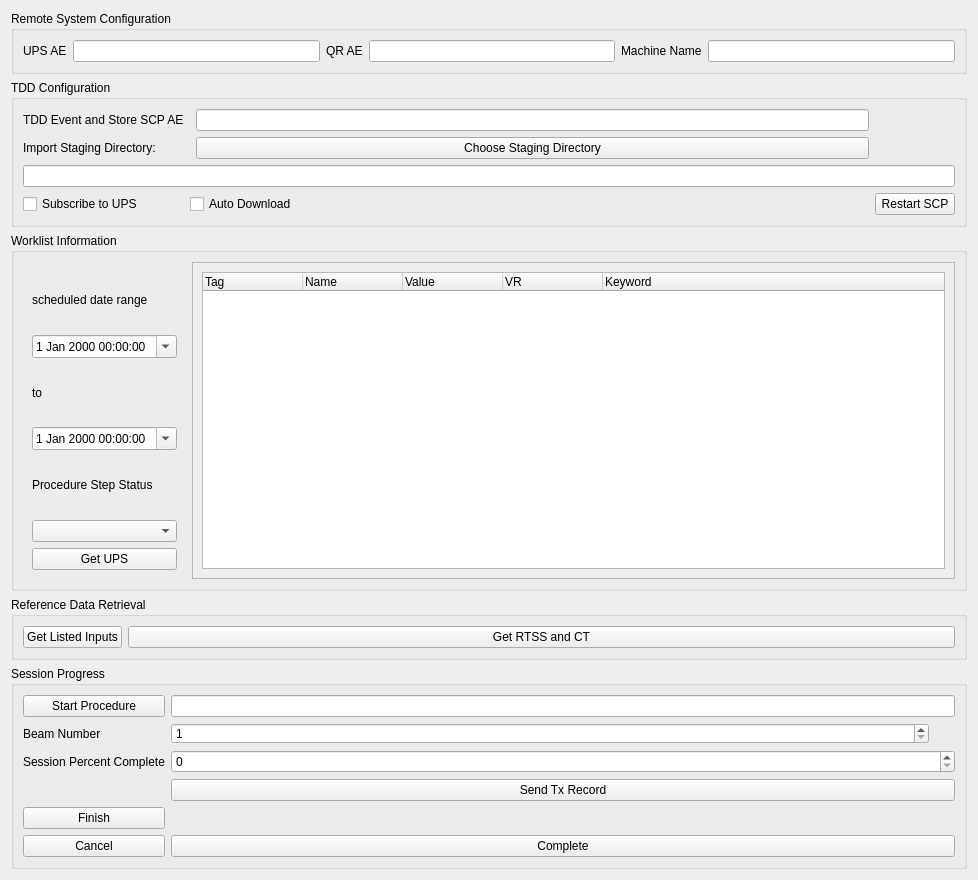
<?xml version="1.0" encoding="UTF-8"?>
<ui version="4.0">
 <class>MainTDDWidget</class>
 <widget class="QWidget" name="MainTDDWidget">
  <property name="geometry">
   <rect>
    <x>0</x>
    <y>0</y>
    <width>978</width>
    <height>880</height>
   </rect>
  </property>
  <property name="windowTitle">
   <string>Treatment Delivery Device Emulator</string>
  </property>
  <layout class="QFormLayout" name="formLayout">
   <item row="0" column="0" colspan="2">
    <widget class="QGroupBox" name="group_box_aes_and_machine">
     <property name="title">
      <string>Remote System Configuration</string>
     </property>
     <layout class="QGridLayout" name="gridLayout">
      <item row="0" column="5">
       <widget class="QLineEdit" name="machine_name_line_edit"/>
      </item>
      <item row="0" column="4">
       <widget class="QLabel" name="machine_name_label">
        <property name="text">
         <string>Machine Name</string>
        </property>
       </widget>
      </item>
      <item row="0" column="2">
       <widget class="QLabel" name="qr_ae_label">
        <property name="text">
         <string>QR AE</string>
        </property>
       </widget>
      </item>
      <item row="0" column="3">
       <widget class="QLineEdit" name="qr_ae_line_edit"/>
      </item>
      <item row="0" column="0">
       <widget class="QLabel" name="ups_ae_label">
        <property name="text">
         <string>UPS AE</string>
        </property>
       </widget>
      </item>
      <item row="0" column="1">
       <widget class="QLineEdit" name="ups_ae_line_edit"/>
      </item>
     </layout>
    </widget>
   </item>
   <item row="1" column="0" colspan="2">
    <widget class="QGroupBox" name="group_box_tdd_scp">
     <property name="title">
      <string>TDD Configuration</string>
     </property>
     <layout class="QGridLayout" name="gridLayout_2">
      <item row="1" column="2">
       <widget class="QPushButton" name="import_staging_directory_push_button">
        <property name="text">
         <string>Choose Staging Directory</string>
        </property>
       </widget>
      </item>
      <item row="3" column="1" colspan="2">
       <widget class="QCheckBox" name="auto_download_checkbox">
        <property name="text">
         <string>Auto Download</string>
        </property>
       </widget>
      </item>
      <item row="2" column="0" colspan="4">
       <widget class="QLineEdit" name="import_staging_dir_line_edit"/>
      </item>
      <item row="0" column="0">
       <widget class="QLabel" name="tdd_ae_label">
        <property name="text">
         <string>TDD Event and Store SCP AE</string>
        </property>
       </widget>
      </item>
      <item row="1" column="0">
       <widget class="QLabel" name="label">
        <property name="text">
         <string>Import Staging Directory:</string>
        </property>
       </widget>
      </item>
      <item row="0" column="2">
       <widget class="QLineEdit" name="tdd_ae_line_edit"/>
      </item>
      <item row="3" column="0">
       <widget class="QCheckBox" name="subscribe_ups_checkbox">
        <property name="text">
         <string>Subscribe to UPS</string>
        </property>
       </widget>
      </item>
      <item row="3" column="3">
       <widget class="QPushButton" name="tdd_restart_push_button">
        <property name="text">
         <string>Restart SCP</string>
        </property>
       </widget>
      </item>
     </layout>
    </widget>
   </item>
   <item row="3" column="0" colspan="2">
    <widget class="QGroupBox" name="groupBox">
     <property name="title">
      <string>Reference Data Retrieval</string>
     </property>
     <layout class="QFormLayout" name="formLayout_2">
      <item row="0" column="0">
       <widget class="QPushButton" name="get_listed_inputs_push_button">
        <property name="toolTip">
         <string extracomment="Will retrieve from all UPS">Will retrieve from all UPS</string>
        </property>
        <property name="whatsThis">
         <string extracomment="Button to get all references from Input Information Sequence">Button to get all references from Input Information Sequence</string>
        </property>
        <property name="text">
         <string>Get Listed Inputs</string>
        </property>
       </widget>
      </item>
      <item row="0" column="1">
       <widget class="QPushButton" name="get_rtss_and_ct_push_button">
        <property name="toolTip">
         <string>Will retrieve from all UPS</string>
        </property>
        <property name="text">
         <string>Get RTSS and CT</string>
        </property>
       </widget>
      </item>
     </layout>
    </widget>
   </item>
   <item row="2" column="0" colspan="2">
    <widget class="QGroupBox" name="groupBox_2">
     <property name="sizePolicy">
      <sizepolicy hsizetype="Expanding" vsizetype="Expanding">
       <horstretch>0</horstretch>
       <verstretch>0</verstretch>
      </sizepolicy>
     </property>
     <property name="title">
      <string>Worklist Information</string>
     </property>
     <layout class="QFormLayout" name="formLayout_3">
      <property name="sizeConstraint">
       <enum>QLayout::SetNoConstraint</enum>
      </property>
      <property name="fieldGrowthPolicy">
       <enum>QFormLayout::ExpandingFieldsGrow</enum>
      </property>
      <property name="horizontalSpacing">
       <number>-1</number>
      </property>
      <property name="verticalSpacing">
       <number>-1</number>
      </property>
      <item row="0" column="0">
       <widget class="QFrame" name="group_box_cfind_request_and_response">
        <property name="sizePolicy">
         <sizepolicy hsizetype="Expanding" vsizetype="Expanding">
          <horstretch>0</horstretch>
          <verstretch>0</verstretch>
         </sizepolicy>
        </property>
        <property name="minimumSize">
         <size>
          <width>0</width>
          <height>0</height>
         </size>
        </property>
        <layout class="QGridLayout" name="gridLayout_4">
         <item row="3" column="0">
          <widget class="QDateTimeEdit" name="latest_date_time_edit">
           <property name="enabled">
            <bool>true</bool>
           </property>
           <property name="calendarPopup">
            <bool>true</bool>
           </property>
          </widget>
         </item>
         <item row="6" column="0">
          <widget class="QPushButton" name="push_button_get_ups">
           <property name="text">
            <string>Get UPS</string>
           </property>
          </widget>
         </item>
         <item row="1" column="0">
          <widget class="QDateTimeEdit" name="soonest_date_time_edit">
           <property name="calendarPopup">
            <bool>true</bool>
           </property>
          </widget>
         </item>
         <item row="0" column="0">
          <widget class="QLabel" name="scheduled_date_label">
           <property name="text">
            <string>scheduled date range</string>
           </property>
          </widget>
         </item>
         <item row="4" column="0">
          <widget class="QLabel" name="step_status_label">
           <property name="text">
            <string>Procedure Step Status</string>
           </property>
          </widget>
         </item>
         <item row="2" column="0">
          <widget class="QLabel" name="schedule_to_label">
           <property name="text">
            <string>to</string>
           </property>
          </widget>
         </item>
         <item row="5" column="0">
          <widget class="QComboBox" name="step_status_combo_box">
           <property name="maxVisibleItems">
            <number>6</number>
           </property>
           <property name="maxCount">
            <number>6</number>
           </property>
          </widget>
         </item>
        </layout>
       </widget>
      </item>
      <item row="0" column="1">
       <widget class="QScrollArea" name="scrollArea">
        <property name="layoutDirection">
         <enum>Qt::LeftToRight</enum>
        </property>
        <property name="sizeAdjustPolicy">
         <enum>QAbstractScrollArea::AdjustToContents</enum>
        </property>
        <property name="widgetResizable">
         <bool>true</bool>
        </property>
        <property name="alignment">
         <set>Qt::AlignCenter</set>
        </property>
        <widget class="QWidget" name="scrollAreaWidgetContents">
         <property name="geometry">
          <rect>
           <x>0</x>
           <y>0</y>
           <width>706</width>
           <height>238</height>
          </rect>
         </property>
         <layout class="QHBoxLayout" name="horizontalLayout_2">
          <item>
           <widget class="QTreeWidget" name="ups_response_tree_widget">
            <property name="layoutDirection">
             <enum>Qt::LeftToRight</enum>
            </property>
            <property name="alternatingRowColors">
             <bool>true</bool>
            </property>
            <property name="sortingEnabled">
             <bool>false</bool>
            </property>
            <property name="wordWrap">
             <bool>false</bool>
            </property>
            <property name="columnCount">
             <number>5</number>
            </property>
            <attribute name="headerShowSortIndicator" stdset="0">
             <bool>false</bool>
            </attribute>
            <attribute name="headerStretchLastSection">
             <bool>true</bool>
            </attribute>
            <column>
             <property name="text">
              <string notr="true">Tag</string>
             </property>
            </column>
            <column>
             <property name="text">
              <string>Name</string>
             </property>
            </column>
            <column>
             <property name="text">
              <string>Value</string>
             </property>
            </column>
            <column>
             <property name="text">
              <string>VR</string>
             </property>
            </column>
            <column>
             <property name="text">
              <string>Keyword</string>
             </property>
            </column>
           </widget>
          </item>
         </layout>
        </widget>
       </widget>
      </item>
     </layout>
    </widget>
   </item>
   <item row="5" column="0" colspan="2">
    <widget class="QGroupBox" name="groupBox_3">
     <property name="title">
      <string>Session Progress</string>
     </property>
     <layout class="QGridLayout" name="gridLayout_3">
      <item row="0" column="0">
       <widget class="QPushButton" name="in_progress_button">
        <property name="text">
         <string>Start Procedure</string>
        </property>
       </widget>
      </item>
      <item row="0" column="1">
       <widget class="QLineEdit" name="transaction_uid_line_edit">
        <property name="readOnly">
         <bool>true</bool>
        </property>
       </widget>
      </item>
      <item row="1" column="0">
       <widget class="QLabel" name="beam_number_label">
        <property name="text">
         <string>Beam Number</string>
        </property>
       </widget>
      </item>
      <item row="1" column="1">
       <widget class="QSpinBox" name="beam_number_spin_box">
        <property name="maximumSize">
         <size>
          <width>758</width>
          <height>21</height>
         </size>
        </property>
        <property name="minimum">
         <number>1</number>
        </property>
       </widget>
      </item>
      <item row="2" column="0">
       <widget class="QLabel" name="session_percent_label">
        <property name="text">
         <string>Session Percent Complete</string>
        </property>
       </widget>
      </item>
      <item row="2" column="1">
       <widget class="QSpinBox" name="session_percent_spin_box">
        <property name="maximum">
         <number>100</number>
        </property>
       </widget>
      </item>
      <item row="4" column="0">
       <widget class="QPushButton" name="final_update_button">
        <property name="text">
         <string>Finish</string>
        </property>
       </widget>
      </item>
      <item row="5" column="0">
       <widget class="QPushButton" name="cancel_procedure_button">
        <property name="text">
         <string>Cancel</string>
        </property>
       </widget>
      </item>
      <item row="5" column="1">
       <widget class="QPushButton" name="complete_procedure_button">
        <property name="text">
         <string>Complete</string>
        </property>
       </widget>
      </item>
      <item row="3" column="1">
       <widget class="QPushButton" name="send_tx_record_button">
        <property name="text">
         <string>Send Tx Record</string>
        </property>
       </widget>
      </item>
     </layout>
    </widget>
   </item>
  </layout>
 </widget>
 <resources/>
 <connections/>
</ui>
